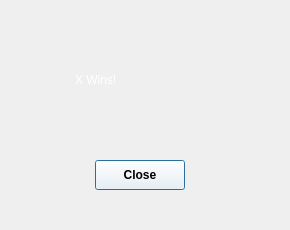
<?xml version="1.0" encoding="UTF-8"?>
<ui version="4.0">
 <class>XWinsWindow</class>
 <widget class="QDialog" name="XWinsWindow">
  <property name="geometry">
   <rect>
    <x>0</x>
    <y>0</y>
    <width>290</width>
    <height>230</height>
   </rect>
  </property>
  <property name="windowTitle">
   <string>Dialog</string>
  </property>
  <property name="styleSheet">
   <string notr="true">background: url(chalkboard.png);</string>
  </property>
  <widget class="QPushButton" name="closeButton">
   <property name="geometry">
    <rect>
     <x>95</x>
     <y>160</y>
     <width>90</width>
     <height>30</height>
    </rect>
   </property>
   <property name="styleSheet">
    <string notr="true">font: 75 14pt &quot;Perpetua&quot;;
background: white;
font-weight: bold;</string>
   </property>
   <property name="text">
    <string>Close</string>
   </property>
  </widget>
  <widget class="QLabel" name="label">
   <property name="geometry">
    <rect>
     <x>75</x>
     <y>40</y>
     <width>140</width>
     <height>80</height>
    </rect>
   </property>
   <property name="styleSheet">
    <string notr="true">font: 26pt &quot;Segoe Print&quot;;
background: transparent;
color: white;</string>
   </property>
   <property name="text">
    <string>X Wins!</string>
   </property>
  </widget>
 </widget>
 <resources/>
 <connections/>
</ui>
